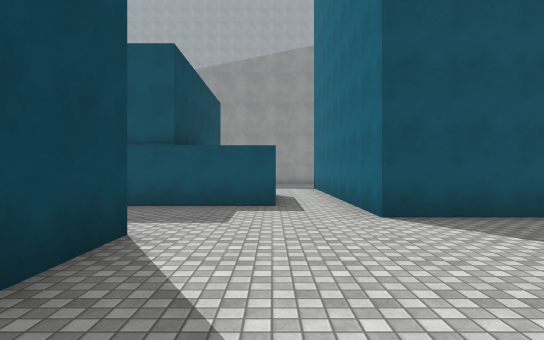
View 1 (above)

24 first-person views from a walk through a scene from a Unity 3-D project. The camera is 1.4 m above the floor, looks level and sees 75° across. The floor is counted in squares, 2 m on a side. Each view is taken from the middle of a square. On the plan, view 1 faces up. The plan holds only what a view shows up to about 11 squares ahead; the rest is blank. The place goes on beyond the plan. The player is left out. Surface patterns are stand-ins for the level's own textures.

View 2
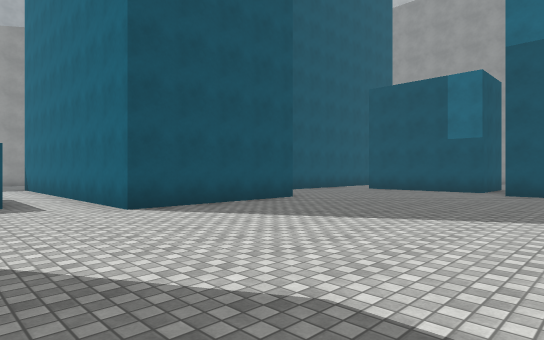

View 3
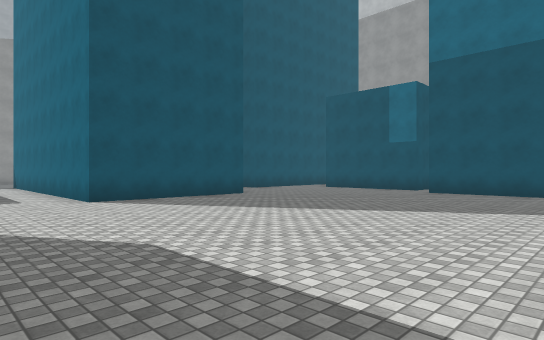

View 4
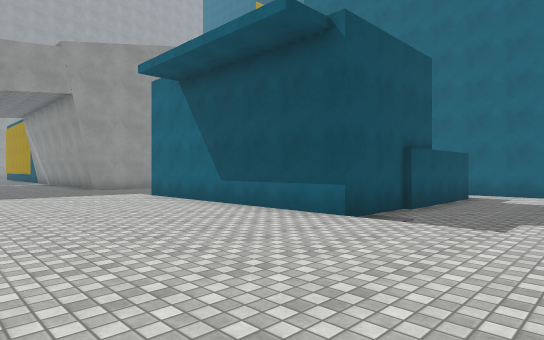

View 5
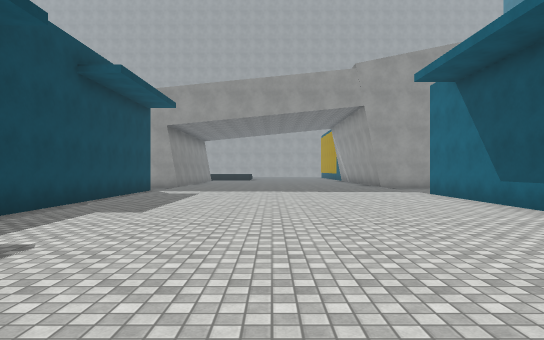

View 6
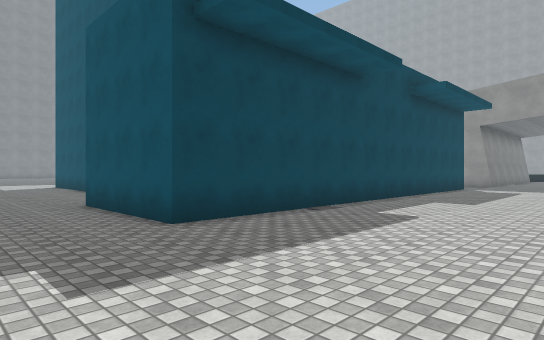

View 7
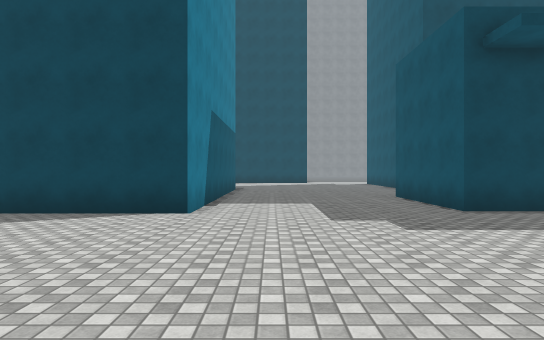

View 8
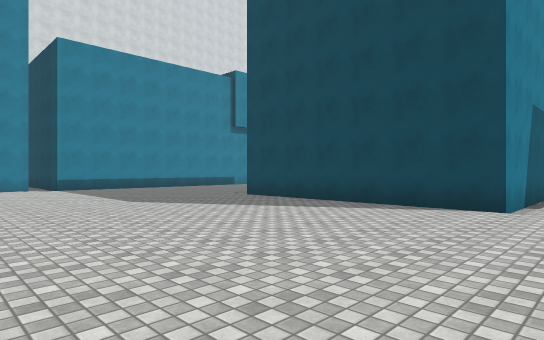

View 9
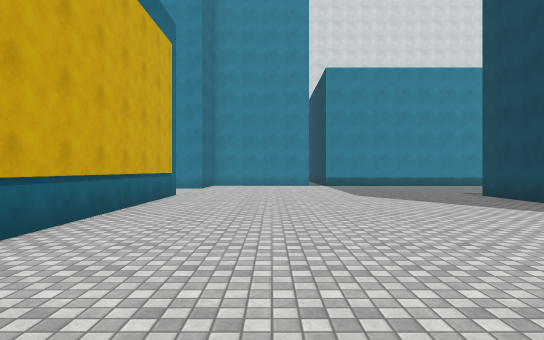

View 10
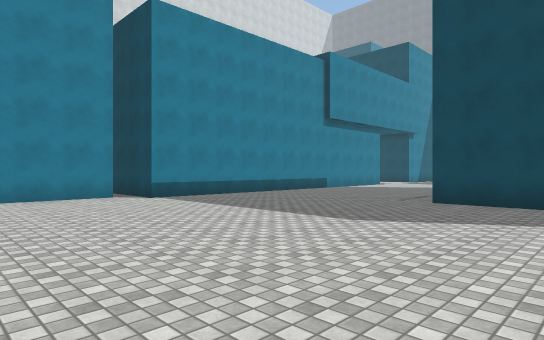

View 11
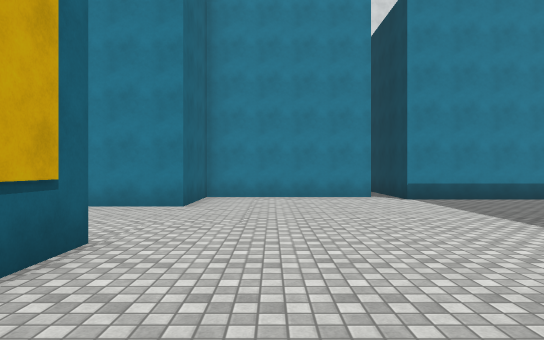

View 12
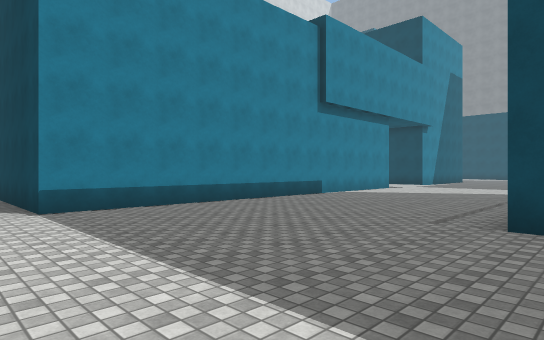

View 13
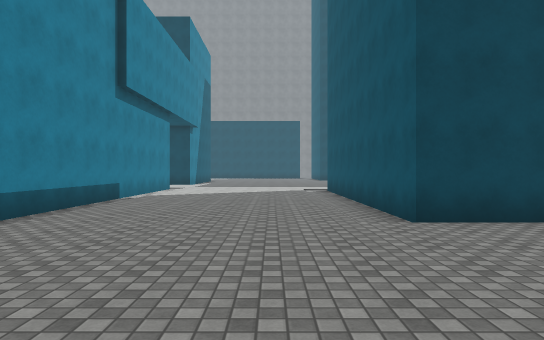

View 14
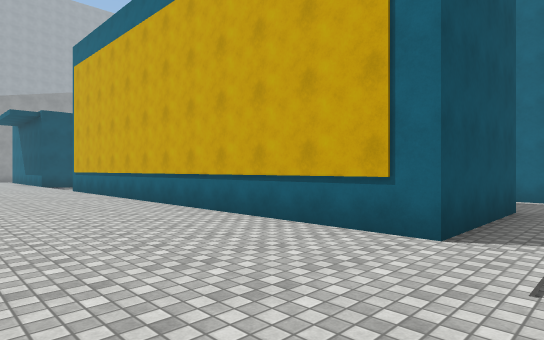

View 15
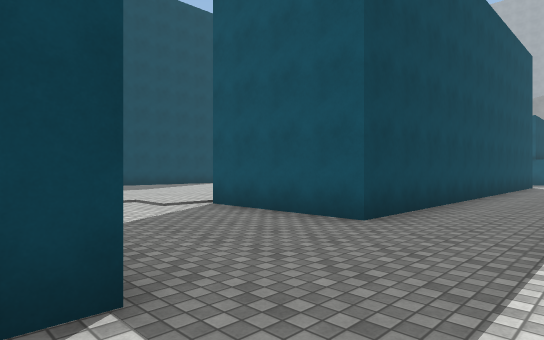

View 16
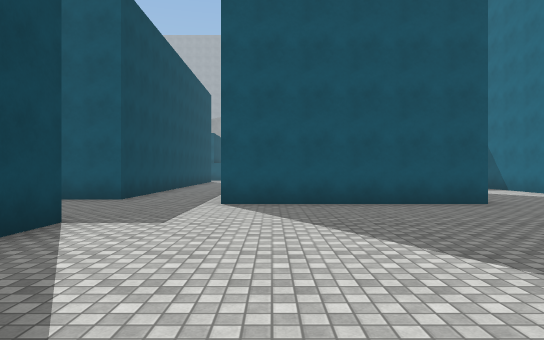

View 17
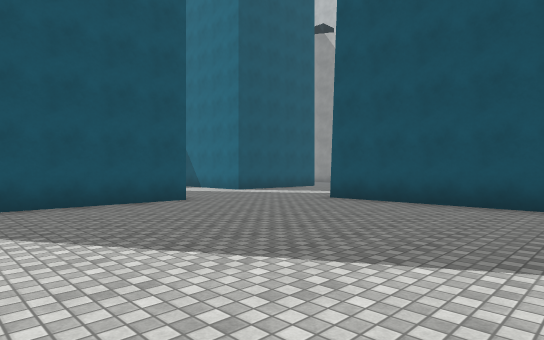

View 18
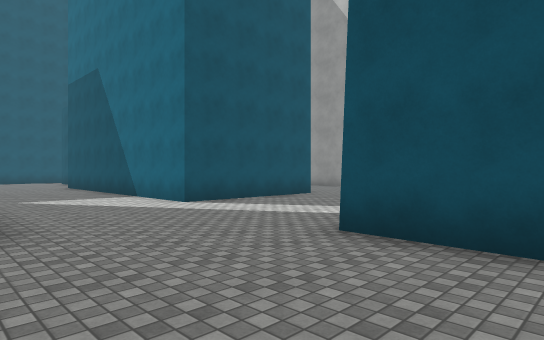

View 19
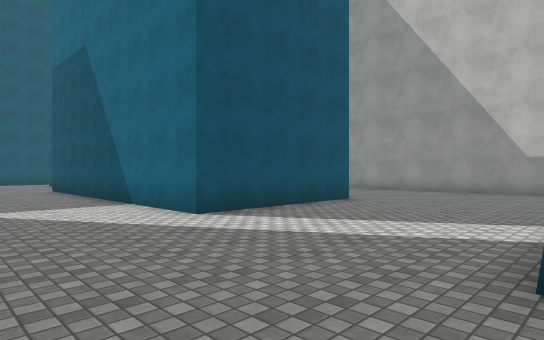

View 20
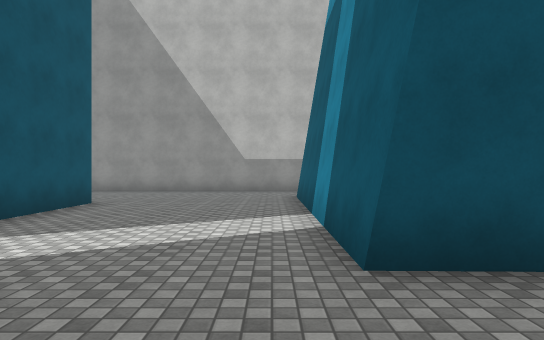

View 21
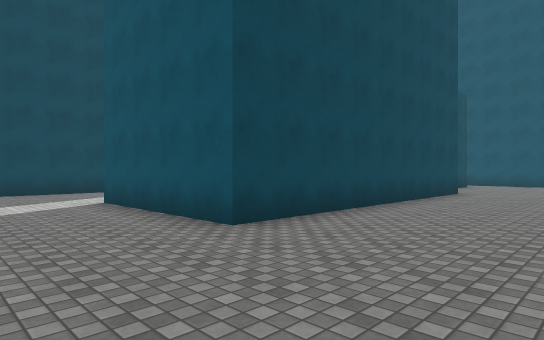

View 22
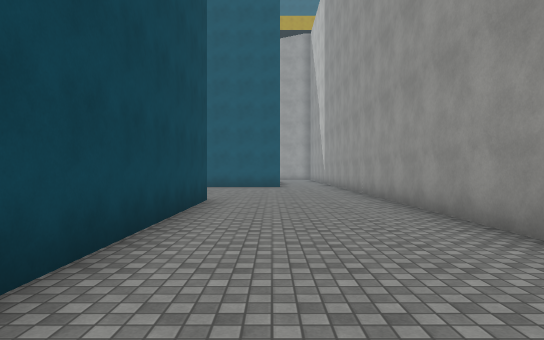

View 23
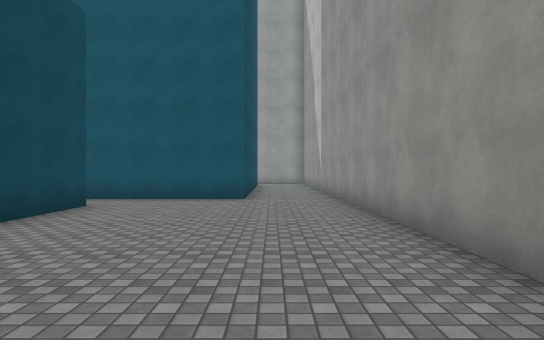

View 24
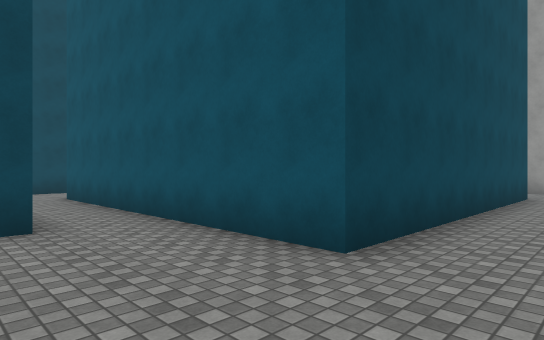

### Floor plan
Points are (right, up) in squares from view 1. A wall is a line through its corners. A room is listed if a view was taken in it or the views show most of it. See-through windows are left out.
Room 1 (views 1, 2)
walls: (6, 5.2) (1.6, 5.2) (1.6, 10.5); (6, 8.2) (6, 7.2); (0.1, 6.9) (-5.4, 6.9); (-1.6, 3.9) (-1.6, 2); (-1.6, 0) (-1.6, -1.5); (11.1, 2) (11.1, 2.5); (11.4, 7.5) (8.5, 7.5); (10.1, -1.5) (10.1, 1.4)
ways out: opening at (-6, 5) to room 2; opening at (-0.5, -2) to room 2; opening at (1, 11) to room 2; opening at (8, -2.3) to room 3; opening at (12, 7) to room 3
Room 2 (views 3, 4, 5, 6, 7, 8, 9, 10, 11, 12, 13, 14)
walls: (-5.4, 6.9) (-5.4, 13.4); (-1.6, -1.5) (-1.6, -8.6) (-5.1, -8.6) (-5.1, 1.8); (-19, -1.4) (-13.9, -1.4) (-13.9, -8) (-20, -8); (-14.4, 14) (-14.4, 3.5) (-18, 3.5); (1.6, 10.5) (1.6, 12); (0.9, -8.8) (0.9, -8.1); (-9.9, -14.9) (-5.1, -14.9) (-5.1, -12.3) (-3.2, -12.3); (-20, -14) (-10.4, -14) (-10.4, -17.5)
ways out: opening at (-6, 5) to room 1; opening at (-0.5, -2) to room 1; opening at (1, 11) to room 1; opening at (0, -10.5) to room 3
Room 3 (views 15, 16, 17, 18, 19, 20, 21, 22, 23, 24)
walls: (6.5, -5.9) (6.5, -8.5); (6.5, -9.7) (0.9, -9.7); (14.5, 1.2) (14.5, -7.2) (10.1, -7.2) (10.1, -1.5); (18.7, -3.5) (18.7, 9.9); (9.3, -16.1) (9.4, -11.7) (16.1, -11.7); (18.7, -10.5) (18.7, -8.1); (13.4, 6) (13.4, 3.6); (-0.8, -12.2) (-0.8, -13.4); (16.3, 15.2) (16.3, 7.5) (11.4, 7.5); (16.4, 17.7) (15.9, 17.7)
ways out: opening at (8, -2.3) to room 1; opening at (12, 7) to room 1; opening at (0, -10.5) to room 2

Where each view was taken, in squares from view 1:
view 1: 0 up, 0 right, facing up
view 2: 1 down, 1 left, facing up-right
view 3: 3 down, 1 left, facing up-right
view 4: 4 up, 10 left, facing up-right
view 5: 3 up, 10 left, facing up
view 6: 1 up, 10 left, facing up-left
view 7: 0 up, 8 left, facing left
view 8: 0 up, 7 left, facing down-left
view 9: 2 up, 8 left, facing down
view 10: 5 down, 6 left, facing down-left
view 11: 5 down, 7 left, facing down
view 12: 7 down, 9 left, facing down-left
view 13: 10 down, 9 left, facing left
view 14: 10 down, 9 left, facing up-right
view 15: 13 down, 1 right, facing up-left
view 16: 17 down, 2 right, facing up
view 17: 17 down, 2 right, facing up-right
view 18: 14 down, 6 right, facing up-right
view 19: 12 down, 7 right, facing up-right
view 20: 11 down, 7 right, facing right
view 21: 10 down, 18 right, facing up-left
view 22: 7 down, 16 right, facing up
view 23: 1 down, 17 right, facing up
view 24: 5 up, 18 right, facing up-left
